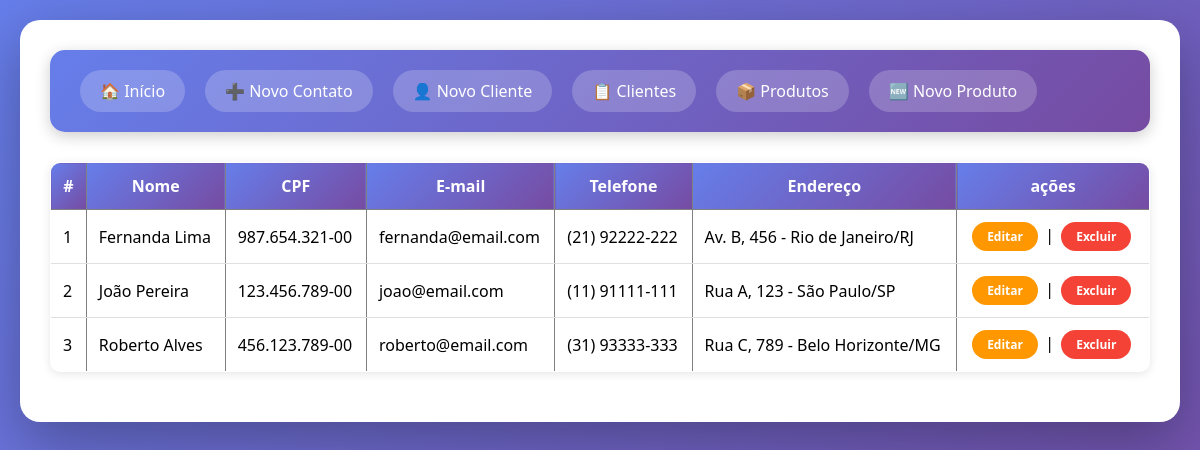
The page /clientes.php on the database its author committed.
### tables this page shows
create table clientes(
id INT PRIMARY KEY AUTO_INCREMENT,
nome VARCHAR(100),
CPF VARCHAR(14) NOT NULL UNIQUE,
email VARCHAR(100),
telefone VARCHAR(14),
endereco VARCHAR(100), 
created_at TIMESTAMP DEFAULT CURRENT_TIMESTAMP
);

### funcoes_clientes.php (the view, shortened to what this page needs)
<?php
function obterClientes(PDO $pdo): array {
    $stmt = $pdo->query('SELECT id, nome, CPF, email, telefone, endereco FROM clientes ORDER BY nome');
    return $stmt->fetchAll();
}
function exibirTabelaClientes(array $clientes): void {
    echo "<table border='1' cellpadding='8'>";
    echo "<thead><tr><th>#</th><th>Nome</th><th>CPF</th><th>E-mail</th><th>Telefone</th><th>Endereço</th><th>ações</th></tr></thead>";
    echo "<tbody>";
    foreach ($clientes as $indice => $cliente) {
        $num = $indice + 1;
        $nome = htmlspecialchars($cliente['nome']);
        $CPF = $cliente['CPF'];
        $cpfFormatado = '';
        if (strlen($CPF) == 11) {
            $cpfFormatado = substr($CPF, 0, 3) . '.' . substr($CPF, 3, 3) . '.' . substr($CPF, 6, 3) . '-' . substr($CPF, 9, 2);
        } else {
            $cpfFormatado = $CPF;
        }
        $email = htmlspecialchars($cliente['email']);
        $telefone = htmlspecialchars($cliente['telefone']);
        $endereco = htmlspecialchars($cliente['endereco']);
        echo "<tr>";
        echo "<td>{$num}</td>";
        echo "<td>{$nome}</td>";
        echo "<td>{$cpfFormatado}</td>";
        echo "<td>{$email}</td>";
        echo "<td>{$telefone}</td>";
        echo "<td>{$endereco}</td>";
        echo "<td><a href=\"editar_cliente.php?id={$cliente['id']}\" class='btn-editar'>Editar</a> | <a href=\"excluir_cliente.php?id={$cliente['id']}\" class='btn-excluir' onclick=\"return confirm('Tem certeza que deseja excluir este cliente?');\">Excluir</a></td>";
        echo "</tr>";
    }
    echo "</tbody></table>";
}

### config.php (style rules this page uses)
* { margin:0 }

### cabecalho.php (style rules this page uses)
* { margin: 0; padding: 0; box-sizing: border-box; }
body { font-family: 'Segoe UI', Tahoma, Geneva, Verdana, sans-serif; background: linear-gradient(135deg, #667eea 0%, #764ba2 100%); min-height: 100vh; padding: 20px; }
table { width: 100%; border-collapse: collapse; margin: 20px 0; background: white; border-radius: 10px; overflow: hidden; box-shadow: 0 2px 10px rgba(0,0,0,0.1); }
th { background: linear-gradient(135deg, #667eea 0%, #764ba2 100%); color: white; padding: 12px; font-weight: 600; }
td { padding: 12px; border-bottom: 1px solid #e0e0e0; }
.btn-editar, .btn-excluir { display: inline-block; padding: 6px 15px; margin: 0 3px; border-radius: 20px; text-decoration: none; font-size: 12px; font-weight: 600; transition: all 0.3s ease; border: none; cursor: pointer; }
.btn-editar { background: #ff9800; color: white; }
.btn-excluir { background: #f44336; color: white; }

### rows shown on the page
clientes: num "1", nome "Fernanda Lima", CPF "987.654.321-00", email "fernanda@email.com", telefone "(21) 92222-222", endereco "Av. B, 456 - Rio de Janeiro/RJ"
clientes: num "2", nome "João Pereira", CPF "123.456.789-00", email "joao@email.com", telefone "(11) 91111-111", endereco "Rua A, 123 - São Paulo/SP"
clientes: num "3", nome "Roberto Alves", CPF "456.123.789-00", email "roberto@email.com", telefone "(31) 93333-333", endereco "Rua C, 789 - Belo Horizonte/MG"
